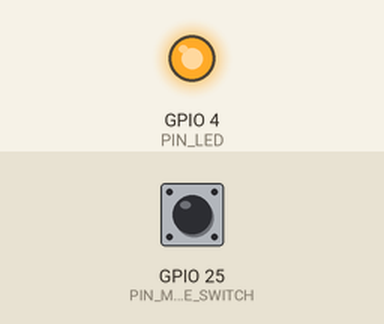
Simulated run of this sketch. Board: ESP32. Shown: output pins drawn as LEDs (lit = HIGH). The inputs (shaded band) are chosen by the test bench; at power-on: GPIO 25 (PIN_MODE_SWITCH) HIGH. No radio packets arrive unless stated.

Above: at 1.2 s.
1.3 s: GPIO 25 (PIN_MODE_SWITCH) pulled LOW for 0.15 s
At 1.45 s:
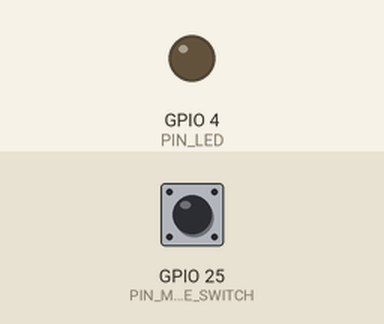
3.0 s: GPIO 25 (PIN_MODE_SWITCH) pulled LOW for 3.2 s
At 6.9 s:
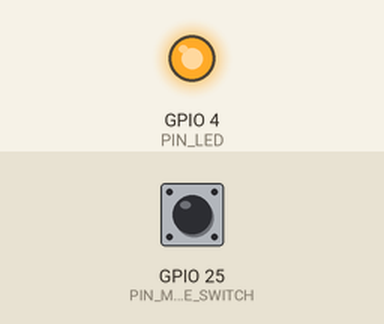
Timing chart, 0 to 8.4 s (numbered marks = the images above; inputs shaded):
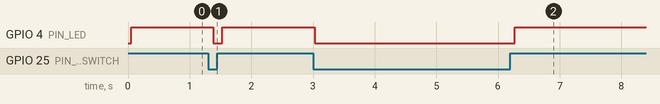

Measured:
- after the input at 1.3 s, GPIO 4 (PIN_LED): HIGH → LOW after 0.08 s, → HIGH 0.14 s later
- after the input at 3.0 s, GPIO 4 (PIN_LED): HIGH → LOW at once, → HIGH 3.2 s later

The sketch:

air.ino
```cpp
#include <SPI.h>
#include <LoRa.h>
#include <esp_now.h>
#include <WiFi.h>
#include <esp_wifi.h>

// ╔══════════════════════════════════════════════════════════╗
// ║  🔧 USER CONFIGURABLE PINS                               ║
// ║  এখানে pin number ইচ্ছামতো change করতে পারো              ║
// ╚══════════════════════════════════════════════════════════╝
const int PIN_MODE_SWITCH = 25;    // switch → GND (closed = ESP-NOW)
const int PIN_LED         = 4;     // LED → 220Ω → GND
                                   // ⚠ avoid GPIO 6-11, 34-39

// LoRa pins
const int PIN_LORA_SS   = 5;
const int PIN_LORA_RST  = 14;
const int PIN_LORA_DIO0 = 2;

// Flight Controller UART pins
const int PIN_FC_RX = 16;
const int PIN_FC_TX = 17;

// ╔══════════════════════════════════════════════════════════╗
// ║  📡 GROUND UNIT MAC ADDRESS — এখানে বসাও!                ║
// ╠══════════════════════════════════════════════════════════╣
// ║                                                          ║
// ║  STEPS:                                                  ║
// ║  1. MAC Finder sketch GROUND ESP32 এ upload করো         ║
// ║  2. Serial Monitor (115200) এ MAC দেখো                  ║
// ║  3. সেই MAC নিচের array তে paste করো                    ║
// ║                                                          ║
// ║  উদাহরণ: যদি Ground MAC হয় F0:24:F9:0E:0C:F0           ║
// ║  তাহলে নিচে এভাবে লিখবে:                                ║
// ║  {0xF0, 0x24, 0xF9, 0x0E, 0x0C, 0xF0}                   ║
// ║                                                          ║
// ╚══════════════════════════════════════════════════════════╝
uint8_t groundMac[] = {0xF0, 0x24, 0xF9, 0x0E, 0x0C, 0xF0};
//                       👆 এই 6 টা value GROUND এর MAC দিয়ে replace করো

// ============================================================
// SETTINGS
// ============================================================
#define FC_BAUD         57600     // ArduPilot SERIAL1_BAUD = 57

// LoRa RF (Ground এর সাথে EXACT match হতে হবে)
#define LORA_FREQ       433E6
#define LORA_SF         7
#define LORA_BW         500E3
#define LORA_CR         5
#define LORA_TX_PW      17

// LoRa framing
#define SYNC_BYTE       0xAA
#define MAX_PAYLOAD     58
#define FT_DATA         0x01
#define FT_KEEPALIVE    0x02
#define GND_SLOT_MS     23

// ============================================================
// 💡 LED LOGIC
//    LoRa mode    → LED ON  (long range, slow)
//    ESP-NOW mode → LED OFF (close range, fast)
// ============================================================
#define LED_ON_FOR_LORA   HIGH
#define LED_ON_FOR_ESPNOW LOW

// ============================================================
// FC ring buffer
// ============================================================
#define FC_BUF_SIZE     1024
uint8_t  fcBuf[FC_BUF_SIZE];
volatile int fcHead = 0, fcTail = 0;

static inline int  fcAvail() { return (fcHead - fcTail + FC_BUF_SIZE) % FC_BUF_SIZE; }
static inline void fcPush(uint8_t b) {
  int n = (fcHead + 1) % FC_BUF_SIZE;
  if (n != fcTail) { fcBuf[fcHead] = b; fcHead = n; }
}
static inline uint8_t fcPop() {
  uint8_t b = fcBuf[fcTail]; fcTail = (fcTail + 1) % FC_BUF_SIZE; return b;
}
static inline void fcClear() { fcHead = fcTail = 0; }
static inline void drainFC() { while (Serial2.available()) fcPush(Serial2.read()); }

// CRC-8
uint8_t crc8(const uint8_t *d, int n) {
  uint8_t c = 0xFF;
  for (int i = 0; i < n; i++) {
    c ^= d[i];
    for (int b = 0; b < 8; b++) c = (c & 0x80) ? (c << 1) ^ 0x31 : (c << 1);
  }
  return c;
}

// State
enum Mode { MODE_LORA, MODE_ESPNOW };
volatile Mode currentMode = MODE_LORA;
bool          lastSwState = false;
unsigned long swPollTs    = 0;
#define SW_POLL_MS        30

enum LRState { LR_TX, LR_RX_WAIT };
LRState       lrState = LR_TX;
unsigned long lrTs    = 0;
uint8_t       txFrame[MAX_PAYLOAD + 4];

// ESP-NOW RX flag
volatile int  espRxLen = 0;
uint8_t       espRxBuf[250];

// ============================================================
// LoRa
// ============================================================
void loraStart() {
  SPI.begin(18, 19, 23, PIN_LORA_SS);
  LoRa.setPins(PIN_LORA_SS, PIN_LORA_RST, PIN_LORA_DIO0);
  while (!LoRa.begin(LORA_FREQ)) delay(200);
  LoRa.setTxPower(LORA_TX_PW);
  LoRa.setSpreadingFactor(LORA_SF);
  LoRa.setSignalBandwidth(LORA_BW);
  LoRa.setCodingRate4(LORA_CR);
  LoRa.setPreambleLength(6);
  LoRa.setSyncWord(0x34);
  LoRa.enableCrc();
  LoRa.receive();
  lrState = LR_TX; lrTs = millis();
}
void loraStop() { LoRa.sleep(); LoRa.end(); }

void loraTx() {
  drainFC();
  int n = fcAvail(); if (n > MAX_PAYLOAD) n = MAX_PAYLOAD;

  txFrame[0] = SYNC_BYTE;
  txFrame[1] = (n > 0) ? FT_DATA : FT_KEEPALIVE;
  txFrame[2] = (uint8_t)n;
  for (int i = 0; i < n; i++) txFrame[3 + i] = fcPop();
  txFrame[3 + n] = crc8(txFrame, 3 + n);

  LoRa.beginPacket();
  LoRa.write(txFrame, 3 + n + 1);
  LoRa.endPacket(false);
  LoRa.receive();
}

bool loraRx() {
  int pkt = LoRa.parsePacket();
  if (pkt == 0) return false;
  if (pkt < 4)  { while (LoRa.available()) LoRa.read(); return false; }

  uint8_t hdr[3]; LoRa.readBytes(hdr, 3);
  if (hdr[0] != SYNC_BYTE) { while (LoRa.available()) LoRa.read(); return false; }

  uint8_t len = hdr[2];
  if (len > MAX_PAYLOAD || LoRa.available() < (int)len + 1) {
    while (LoRa.available()) LoRa.read(); return false;
  }
  static uint8_t pl[MAX_PAYLOAD];
  LoRa.readBytes(pl, len);
  uint8_t rxCrc = LoRa.read();

  uint8_t tmp[3 + MAX_PAYLOAD];
  memcpy(tmp, hdr, 3); memcpy(&tmp[3], pl, len);
  if (crc8(tmp, 3 + len) != rxCrc) return false;

  if (hdr[1] == FT_DATA && len > 0) Serial2.write(pl, len);
  return true;
}

// ============================================================
// ESP-NOW
// ============================================================
void onEspRx(const esp_now_recv_info *info, const uint8_t *d, int len) {
  if (len > 0 && len <= 250) {
    memcpy(espRxBuf, d, len);
    espRxLen = len;
  }
}

void espStart() {
  WiFi.mode(WIFI_STA);
  WiFi.disconnect();
  esp_wifi_set_ps(WIFI_PS_NONE);
  if (esp_now_init() != ESP_OK) return;
  esp_now_register_recv_cb(onEspRx);

  // 📡 Ground unit কে peer হিসেবে add করছি
  esp_now_peer_info_t p = {};
  memcpy(p.peer_addr, groundMac, 6);    // ← এখানে groundMac use হচ্ছে
  p.channel = 0; p.encrypt = false; p.ifidx = WIFI_IF_STA;
  esp_now_add_peer(&p);
}

void espStop() {
  esp_now_unregister_recv_cb();
  esp_now_deinit();
  WiFi.disconnect(true, true);
  WiFi.mode(WIFI_OFF);
  delay(30);
}

// ============================================================
// Mode switch
// ============================================================
void enterLora() {
  espStop();
  fcClear();
  loraStart();
  digitalWrite(PIN_LED, LED_ON_FOR_LORA);     // 💡 LED ON
  currentMode = MODE_LORA;
}

void enterEspnow() {
  loraStop();
  fcClear();
  espStart();
  digitalWrite(PIN_LED, LED_ON_FOR_ESPNOW);   // 💡 LED OFF
  currentMode = MODE_ESPNOW;
}

// ============================================================
// Setup / Loop
// ============================================================
void setup() {
  pinMode(PIN_MODE_SWITCH, INPUT_PULLUP);
  pinMode(PIN_LED, OUTPUT);

  Serial2.begin(FC_BAUD, SERIAL_8N1, PIN_FC_RX, PIN_FC_TX);
  Serial2.setRxBufferSize(2048);

  lastSwState = (digitalRead(PIN_MODE_SWITCH) == LOW);
  if (lastSwState) enterEspnow(); else enterLora();
}

void loop() {
  unsigned long now = millis();

  // ---- switch poll ----
  if (now - swPollTs >= SW_POLL_MS) {
    swPollTs = now;
    bool s = (digitalRead(PIN_MODE_SWITCH) == LOW);
    if (s != lastSwState) {
      lastSwState = s;
      s ? enterEspnow() : enterLora();
      return;
    }
  }

  // ============= ESP-NOW MODE =============
  if (currentMode == MODE_ESPNOW) {
    // 1. flush received bytes to FC
    if (espRxLen > 0) {
      noInterrupts();
      int len = espRxLen;
      espRxLen = 0;
      interrupts();
      Serial2.write(espRxBuf, len);
    }

    // 2. forward FC → ground
    int avail = Serial2.available();
    if (avail > 0) {
      static uint8_t buf[240];
      if (avail > 240) avail = 240;
      Serial2.readBytes(buf, avail);
      esp_now_send(groundMac, buf, avail);   // ← groundMac এ পাঠাচ্ছে
    }
    return;
  }

  // ============= LoRa MODE =============
  drainFC();
  switch (lrState) {
    case LR_TX:
      loraTx();
      lrTs = millis();
      lrState = LR_RX_WAIT;
      break;
    case LR_RX_WAIT:
      if (loraRx())                       lrState = LR_TX;
      else if (now - lrTs >= GND_SLOT_MS) lrState = LR_TX;
      break;
  }
}
```
